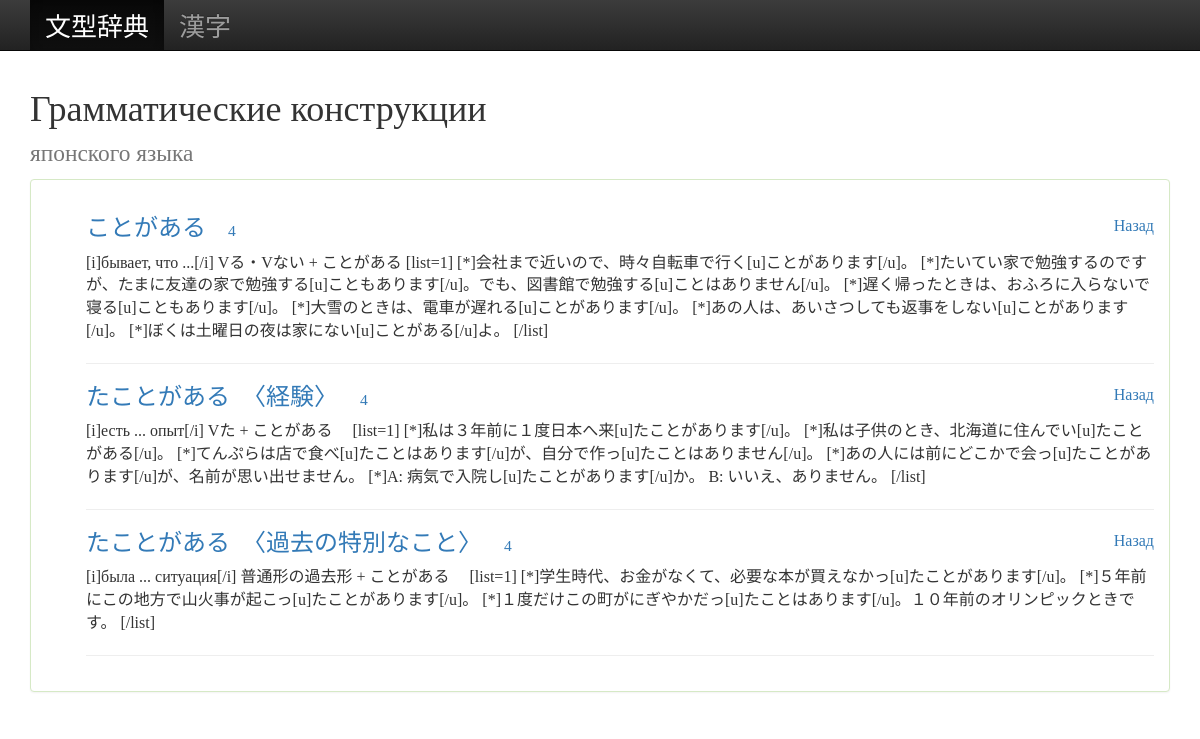
Page /subwords/?id=39 on the committed database.
### words/models.py (models this page shows, shortened)
class SubWord(models.Model):
    word_jap = models.CharField(max_length=300)
    description = models.TextField(blank=True)
    level = models.IntegerField()
    ext_of = models.ForeignKey(Word, related_name='subs')

### words/views.py (the view)
# urls.py: url(r'^subwords/$', SubWordsView.as_view(), name='subwords'),
class SubWordsView(TemplateView):
    template_name = 'subwords.html'
    def get_context_data(self, **kwargs):
        level = self.request.GET.get("level", -1)
        word_id = self.request.GET.get("id", -1)
        context = super(SubWordsView, self).get_context_data(**kwargs)
        context['word'] = get_object_or_404(Word, id=word_id)
        context['section'] = 'jiten'
        if level != -1:
            context['subwords'] = SubWord.objects.filter(ext_of = context['word']).filter(level=level).select_related('ext_of')
        else:
            context['subwords'] = SubWord.objects.filter(ext_of = context['word']).select_related('ext_of')
        return context

### words/templates/subwords.html
{% extends 'base.html' %}
{% load static %}
{% load bbcode_tags %}
{% block content %}
<div class="col-sm-12">
  <div class="panel panel-success">
    <div class="panel-body">
      <ul>
        {% for sub in subwords %}
          <li>
            <a href="/" class="pull-right back-link"><span class="glyphicon glyphicon-arrow-left"></span> Назад</a>
          <h3><a href="{% url 'subwords' %}?id={{sub.ext_of.id}}">{{ sub.word_jap }}</a>
            <small><a href="{% url 'level' sub.level %}"><span class="glyphicon glyphicon-star"></span> {{ sub.level }}</small></a></h3>
            <p>{{ sub.description|bbcode|safe }}</p>
          </li>
          <hr>
        {% endfor %}
      </ul>
    </div>
  </div>
</div>
{% endblock content %}

### words/static/css/style.css (style rules this page uses)
body { margin-top: 70px; background: url(../img/bg.png); }
ul { list-style: none; }
.list-group, h1, .mobile-hide, .back-link, .panel-success em { font-family: Pattaya; }
.panel-success { font-size: 16px; }
.panel-success { font-family: irohamaru; }
.panel-success { min-height: 402px; }

### rows in the picture
SubWord: word_jap "ことがある", level "4", description|bbcode "[i]бывает, что ...[/i] Vる・Vない + ことがある [list=1] [*]会社まで近いので、時々自転車で行く[u]ことがあります[/u]。 [*]たいてい家で勉強するのですが、たまに友達の家で勉強する[u]こともあります[/u]。でも、図書館で勉強する[u]ことはありません[/u]。 [*]遅く帰ったときは、おふろに入らないで寝る[u]こともあります[/u]。 [*]大雪のときは、電車が遅れる[u]ことがあります[/u]。 [*]あの人は、あいさつしても返事をしない[u]ことがあります[/u]。 [*]ぼくは土曜日の夜は家にない[u]ことがある[/u]よ。 [/list]"
SubWord: word_jap "たことがある 〈経験〉", level "4", description|bbcode "[i]есть ... опыт[/i] Vた + ことがある [list=1] [*]私は３年前に１度日本へ来[u]たことがあります[/u]。 [*]私は子供のとき、北海道に住んでい[u]たことがある[/u]。 [*]てんぷらは店で食べ[u]たことはあります[/u]が、自分で作っ[u]たことはありません[/u]。 [*]あの人には前にどこかで会っ[u]たことがあります[/u]が、名前が思い出せません。 [*]A: 病気で入院し[u]たことがあります[/u]か。 B: いいえ、ありません。 [/list]"
SubWord: word_jap "たことがある 〈過去の特別なこと〉", level "4", description|bbcode "[i]была ... ситуация[/i] 普通形の過去形 + ことがある [list=1] [*]学生時代、お金がなくて、必要な本が買えなかっ[u]たことがあります[/u]。 [*]５年前にこの地方で山火事が起こっ[u]たことがあります[/u]。 [*]１度だけこの町がにぎやかだっ[u]たことはあります[/u]。１０年前のオリンピックときです。 [/list]"
